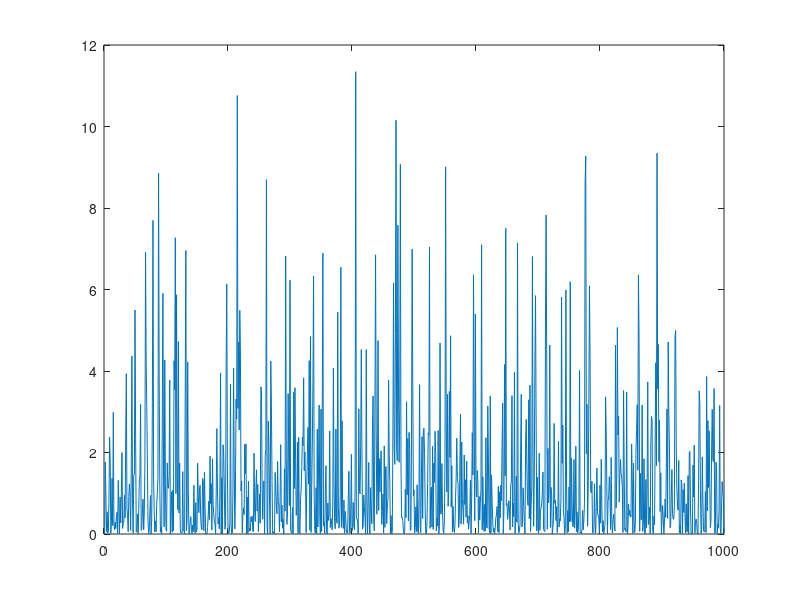

MATLAB code to generate this figure:
clear; close all; clc;

N = 100;
z = zeros(N,1);

for i = 1:N
    T = 1000;
    rho = 0.5;
    c = 0;
    sigma = 1;

    e = randn(T,1);
    x = zeros(T,1);

    % Start at the series' average
    xbar = c/(1-rho);
    x(1) = xbar;

    % Now form the AR(1) series
    for t = 1:T-1
       x(t+1) = c + rho*x(t) + sigma*e(t+1);
    end
    y = x.^2;
    % y = y/max(y);
    % plot(y)
    % ylim([0 1])
    mean(y)
    ybar = (1/(1-rho^2))*(((c^2)/(1-rho))*(1+rho) + sigma^2);
    ybar = (c^2)/((1-rho)^2) + (sigma^2)/(1-rho^2);
    z(i) = mean(y) - ybar;
end
hist(z)
plot(y)
